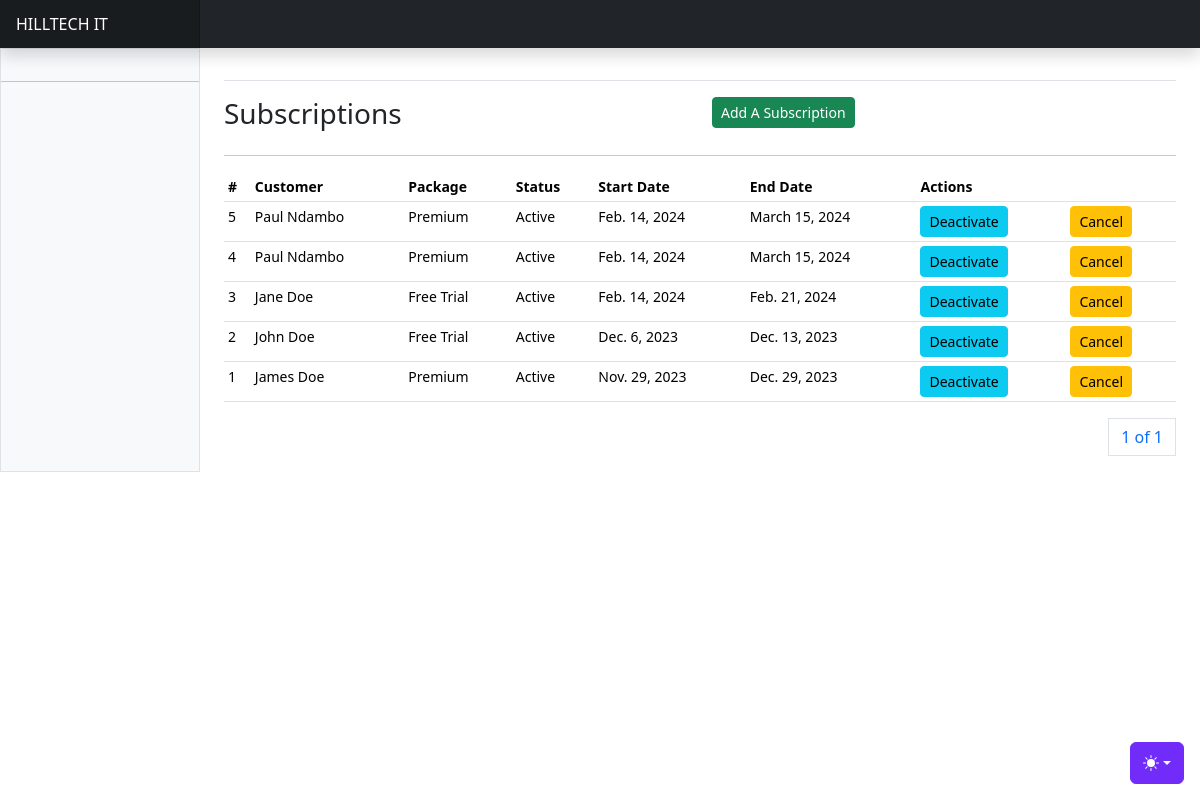
The page /subscriptions/ on the database its author committed.
### apps/subscriptions/models.py (models this page shows, shortened)
class Subscription(AbstractBaseModel):
    user = models.OneToOneField("users.User", on_delete=models.SET_NULL, null=True)
    package = models.ForeignKey(Pricing, on_delete=models.SET_NULL, null=True)
    status = models.CharField(
        max_length=255, choices=SUBSCRIPTION_STATUS_CHOICES, default="Active"
    )
    start_date = models.DateField(null=True)
    end_date = models.DateField(null=True)

class Pricing(AbstractBaseModel):
    name = models.CharField(max_length=255)
    cost = models.DecimalField(max_digits=10, decimal_places=2)
    def __str__(self):
        return self.name

### apps/users/models.py (models this page shows, shortened)
class User(AbstractUser, AbstractBaseModel):
    role = models.CharField(choices=ROLE_CHOICES, max_length=32, null=True)
    phone_number = models.CharField(max_length=255, null=True)
    id_number = models.CharField(max_length=255, null=True)
    gender = models.CharField(max_length=255, null=True, choices=GENDER_CHOICES)
    date_of_birth = models.DateField(null=True)
    city = models.CharField(max_length=255, null=True)
    country = models.CharField(max_length=255, null=True)
    address = models.CharField(max_length=255, null=True)
    token = models.CharField(null=True, max_length=255)
    token_expiration_date = models.DateTimeField(null=True)
    activation_date = models.DateTimeField(null=True)
    position = models.CharField(
        max_length=255, choices=STAFF_POSITION_CHOICES, null=True
    )
    address = models.CharField(max_length=255, null=True)
    business_address = models.CharField(max_length=255, null=True)
    city = models.CharField(max_length=255, null=True)
    business_city = models.CharField(max_length=255, null=True)
    country = models.CharField(max_length=255, null=True)
    business_country = models.CharField(max_length=255, null=True)
    business_name = models.CharField(max_length=255, null=True)
    business_number = models.CharField(max_length=255, null=True)
    business_email = models.EmailField(null=True)
    business_phone = models.CharField(max_length=255, null=True)
    def name(self):
        return f"{self.first_name} {self.last_name}"

### apps/subscriptions/views.py (the view)
# urls.py: path("subscriptions/", include("apps.subscriptions.urls")),
def subscriptions(request):
    subscriptions = Subscription.objects.all().order_by("-created")
    packages = Pricing.objects.all()
    users = User.objects.filter(role="service_provider")
    paginator = Paginator(subscriptions, 10)
    page_number = request.GET.get("page")
    page_obj = paginator.get_page(page_number)
    context = {
        "subscriptions": subscriptions,
        "page_obj": page_obj,
        "packages": packages,
        "users": users,
    }
    return render(request, "pricing/subscriptions.html", context)

### templates/pricing/subscriptions.html (shortened to what this page needs)
{% extends "base.html" %}
{% block content %}
<div class="row">
    <div class="col">
        <h3>Subscriptions</h3>
    </div>
    <div class="col">
        <a class="btn btn-success btn-sm" data-bs-toggle="modal" data-bs-target="#newSubscriptionModal">Add A Subscription</a>
    </div>
</div>
<hr/>
      <div class="table-responsive small">
        <table class="table table-sm">
          <thead>
            <tr>
              <th scope="col">#</th>
              <th scope="col">Customer</th>
              <th scope="col">Package</th>
              <th scope="col">Status</th>
              <th scope="col">Start Date</th>
              <th scope="col">End Date</th>
              <th scope="col" colspan="2">Actions</th>
            </tr>
          </thead>
          <tbody>
            {% for subscription in page_obj %}
            <tr>
              <td>{{subscription.id}}</td>
              <td>{{subscription.user.name}}</td>
              <td>{{subscription.package}}</td>
              <td>{{subscription.status}}</td>
              <td>{{subscription.start_date}}</td>
              <td>{{subscription.end_date}}</td>
              {% if subscription.status == "Active" %}
              <td>
                <a href="{% url 'deactivate-subscription' subscription.id %}" class="btn btn-info btn-sm">Deactivate</a>
              </td>
              <td>
                <a href="{% url 'cancel-subscription' subscription.id %}" class="btn btn-warning btn-sm">Cancel</a>
              </td>
              {% else %}
              <td>
                <a href="{% url 'activate-subscription' subscription.id %}" class="btn btn-info btn-sm">Activate</a>
              </td>
              {% endif %}
            </tr>
            {% endfor %}
          </tbody>
        </table>
        <div>
          <nav aria-label="Page navigation example">
            <ul class="pagination justify-content-end">
              <a class="page-link" href="#">{{ page_obj.number }} of {{ page_obj.paginator.num_pages }}</a>
            </ul>
          </nav>
        </div>
      </div>
{% endblock content %}

### rows shown on the page
Subscription: id "5", user.name "Paul Ndambo", package "Premium", status "Active", start_date "Feb. 14, 2024", end_date "March 15, 2024", shows "Deactivate"
Subscription: id "4", user.name "Paul Ndambo", package "Premium", status "Active", start_date "Feb. 14, 2024", end_date "March 15, 2024", shows "Deactivate"
Subscription: id "3", user.name "Jane Doe", package "Free Trial", status "Active", start_date "Feb. 14, 2024", end_date "Feb. 21, 2024", shows "Deactivate"
Subscription: id "2", user.name "John Doe", package "Free Trial", status "Active", start_date "Dec. 6, 2023", end_date "Dec. 13, 2023", shows "Deactivate"
Subscription: id "1", user.name "James Doe", package "Premium", status "Active", start_date "Nov. 29, 2023", end_date "Dec. 29, 2023", shows "Deactivate"

### other values the page prints
{{ page_obj.number }} "1"
{{ page_obj.paginator.num_pages }} "1"
